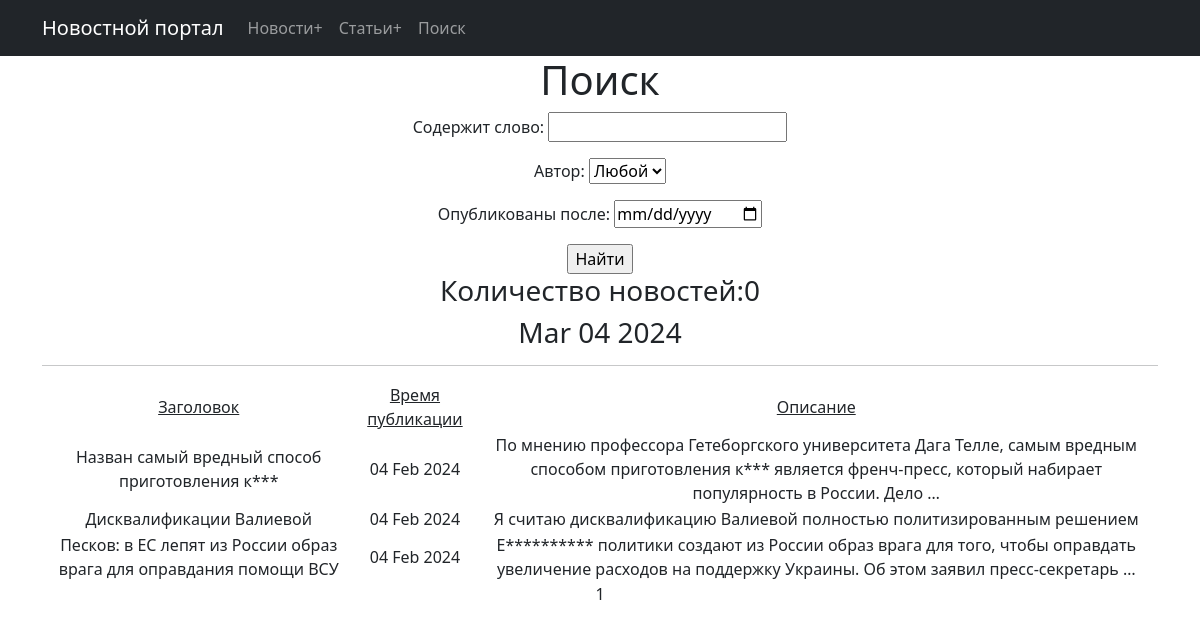
Before: /post/search/ with the older database file.
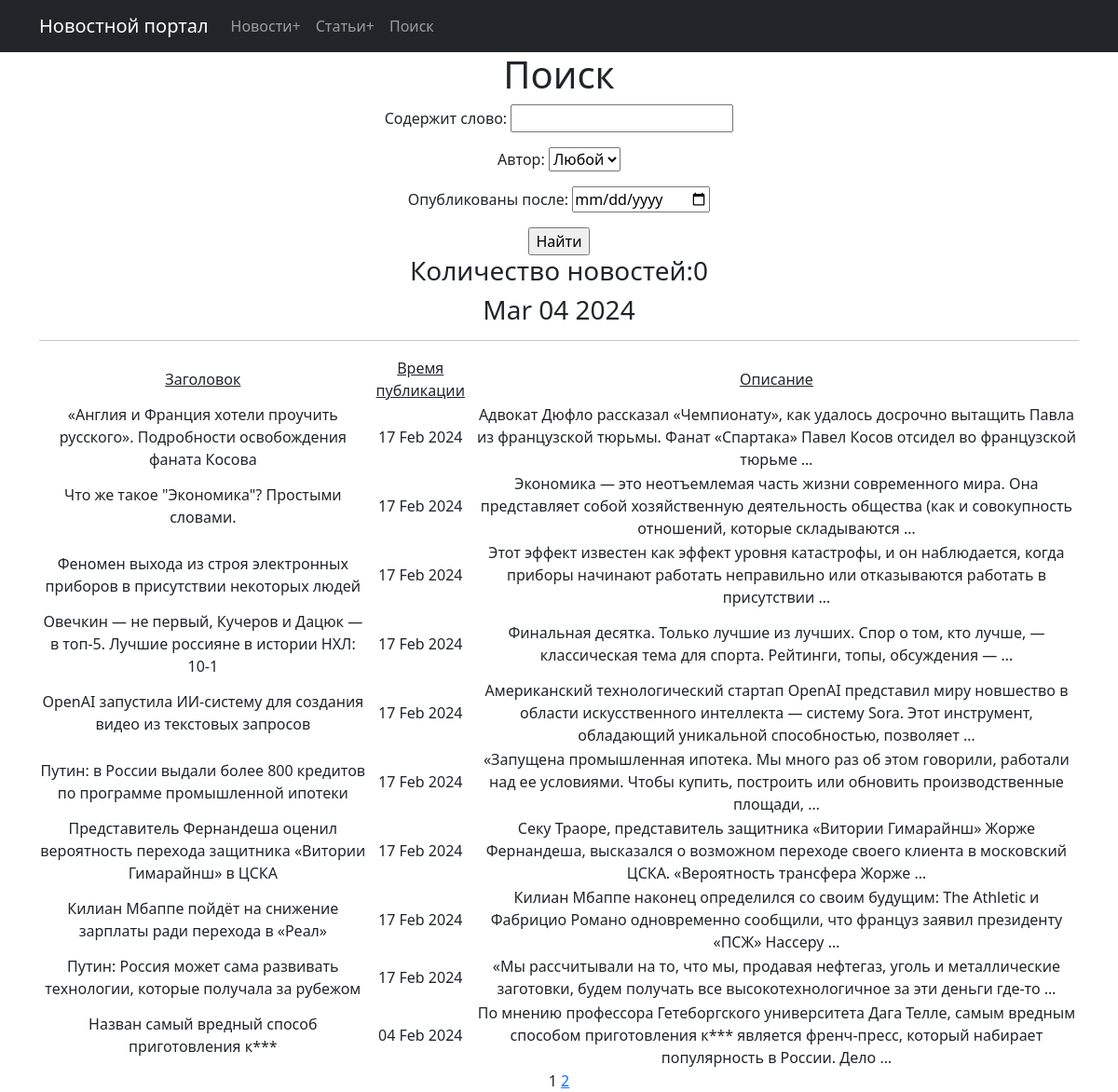
After: the same page with the newer database file.
### news/models.py (models this page shows, shortened)
class Post(models.Model):
    author = models.ForeignKey(Author, on_delete=models.CASCADE)
    post_type = models.CharField(max_length=2, choices=POST_TYPES,
                                 default=news)
    date_in = models.DateTimeField(auto_now_add=True)
    category = models.ManyToManyField(Category, through="PostCategory")
    title = models.CharField(max_length=255)
    text = models.TextField()
    rating = models.IntegerField(default=0)

### news/views.py (the view)
# urls.py: path('post/search/', PostSearch.as_view(), name='post_search'),
class PostSearch(ListView):
    model = Post
    ordering = '-date_in'
    template_name = 'flatpages/post_search.html'
    context_object_name = 'post'
    paginate_by = 10
    def get_queryset(self):
        queryset = super().get_queryset()
        self.filterset = PostFilter(self.request.GET, queryset)
        return self.filterset.qs
    def get_context_data(self, **kwargs):
        context = super().get_context_data(**kwargs)
        context['filterset'] = self.filterset
        return context

### news/models.py (called while the page is built)
    def __str__(self):
        return self.user.username

### news/templatetags/censor.py (called while the page is built)
@register.filter()
def censor(value):
    swearing = ['европейские', 'кофе']
    if not isinstance(value, str):
        raise TypeError()
    for word in value.split():
        if word.lower() in swearing:
            value = value.replace(word, f"{word[0]}{'*' * (len(word) - 1)}")
    return value

### news/templatetags/custom_tags.py (called while the page is built)
@register.simple_tag()
def current_time(format_string='%b %d %Y'):
    return datetime.utcnow().strftime(format_string)

### templates/flatpages/post_search.html (shortened to what this page needs)
{% extends 'flatpages/default.html' %}
{% load censor %}
{% load custom_tags %}
{% block content %}
    <h1>Поиск</h1>
    <form action="" method="get">
    {{ filterset.form.as_p }}
        <input type="submit" value="Найти">
    </form>
    <h3>Количество новостей:{{ news|length }}</h3>
    <h3>{% current_time '%b %d %Y' %}</h3>
    <hr>
    {% if post %}
        <table>
            <tr>
                <td><u>Заголовок</u></td>
                <td><u>Время публикации</u></td>
                <td><u>Описание</u></td>
            {% for i in post %}
            </tr>
            <tr>
                <td>{{ i.title|censor }}</td>
                <td>{{ i.date_in|date:'d M Y' }}</td>
                <td>{{ i.text|truncatewords:20|censor }}</td>
            </tr>
            {% endfor %}
        </table>
    {% else %}
        <h2>Нет новостей</h2>
    {% endif %}
    {{ page_obj.number }}
    {% if page_obj.has_next %}
       <a href="?page={{ page_obj.next_page_number }}">{{ page_obj.next_page_number }}</a>
   {% endif %}
{% endblock content %}

Changed rows visible on the page:
no longer on this page (row unchanged): Post: title|censor "Дисквалификации Валиевой", date_in "04 Feb 2024", text|censor "Я считаю дисквалификацию Валиевой полностью политизированным решением"
no longer on this page (row unchanged): Post: title|censor "Песков: в ЕС лепят из России образ врага для оправдания помощи ВСУ", date_in "04 Feb 2024", text|censor "Е********** политики создают из России образ врага для того, чтобы оправдать увеличение расходов на поддержку Украины. Об этом заявил пресс-секретарь …"
added Post: title|censor "«Англия и Франция хотели проучить русского». Подробности освобождения фаната Косова", date_in "17 Feb 2024", text|censor "Адвокат Дюфло рассказал «Чемпионату», как удалось досрочно вытащить Павла из французской тюрьмы. Фанат «Спартака» Павел Косов отсидел во французской тюрьме …"
added Post: title|censor "Что же такое \"Экономика\"? Простыми словами.", date_in "17 Feb 2024", text|censor "Экономика — это неотъемлемая часть жизни современного мира. Она представляет собой хозяйственную деятельность общества (как и совокупность отношений, которые складываются …"
added Post: title|censor "Феномен выхода из строя электронных приборов в присутствии некоторых людей", date_in "17 Feb 2024", text|censor "Этот эффект известен как эффект уровня катастрофы, и он наблюдается, когда приборы начинают работать неправильно или отказываются работать в присутствии …"
added Post: title|censor "Овечкин — не первый, Кучеров и Дацюк — в топ-5. Лучшие россияне в истории НХЛ: 10-1", date_in "17 Feb 2024", text|censor "Финальная десятка. Только лучшие из лучших. Спор о том, кто лучше, — классическая тема для спорта. Рейтинги, топы, обсуждения — …"
added Post: title|censor "OpenAI запустила ИИ-систему для создания видео из текстовых запросов", date_in "17 Feb 2024", text|censor "Американский технологический стартап OpenAI представил миру новшество в области искусственного интеллекта — систему Sora. Этот инструмент, обладающий уникальной способностью, позволяет …"
added Post: title|censor "Путин: в России выдали более 800 кредитов по программе промышленной ипотеки", date_in "17 Feb 2024", text|censor "«Запущена промышленная ипотека. Мы много раз об этом говорили, работали над ее условиями. Чтобы купить, построить или обновить производственные площади, …"
added Post: title|censor "Представитель Фернандеша оценил вероятность перехода защитника «Витории Гимарайнш» в ЦСКА", date_in "17 Feb 2024", text|censor "Секу Траоре, представитель защитника «Витории Гимарайнш» Жорже Фернандеша, высказался о возможном переходе своего клиента в московский ЦСКА. «Вероятность трансфера Жорже …"
added Post: title|censor "Килиан Мбаппе пойдёт на снижение зарплаты ради перехода в «Реал»", date_in "17 Feb 2024", text|censor "Килиан Мбаппе наконец определился со своим будущим: The Athletic и Фабрицио Романо одновременно сообщили, что француз заявил президенту «ПСЖ» Нассеру …"
added Post: title|censor "Путин: Россия может сама развивать технологии, которые получала за рубежом", date_in "17 Feb 2024", text|censor "«Мы рассчитывали на то, что мы, продавая нефтегаз, уголь и металлические заготовки, будем получать все высокотехнологичное за эти деньги где-то …"
Other visible differences:
{{ page_obj.next_page_number }}: (not shown) → "2"
